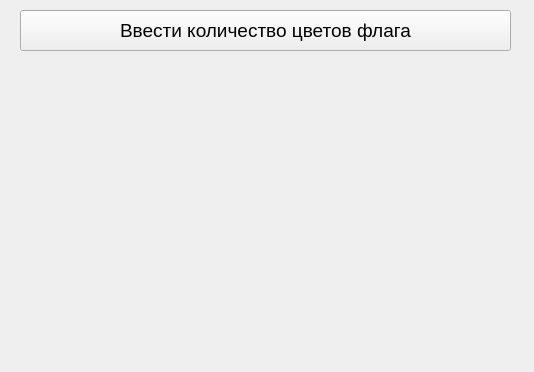
<?xml version="1.0" encoding="UTF-8"?>
<ui version="4.0">
 <class>Form</class>
 <widget class="QWidget" name="Form">
  <property name="geometry">
   <rect>
    <x>0</x>
    <y>0</y>
    <width>534</width>
    <height>372</height>
   </rect>
  </property>
  <property name="windowTitle">
   <string>Form</string>
  </property>
  <widget class="QPushButton" name="add_numb">
   <property name="geometry">
    <rect>
     <x>20</x>
     <y>10</y>
     <width>491</width>
     <height>41</height>
    </rect>
   </property>
   <property name="font">
    <font>
     <pointsize>14</pointsize>
    </font>
   </property>
   <property name="text">
    <string>Ввести количество цветов флага</string>
   </property>
  </widget>
 </widget>
 <resources/>
 <connections/>
</ui>
